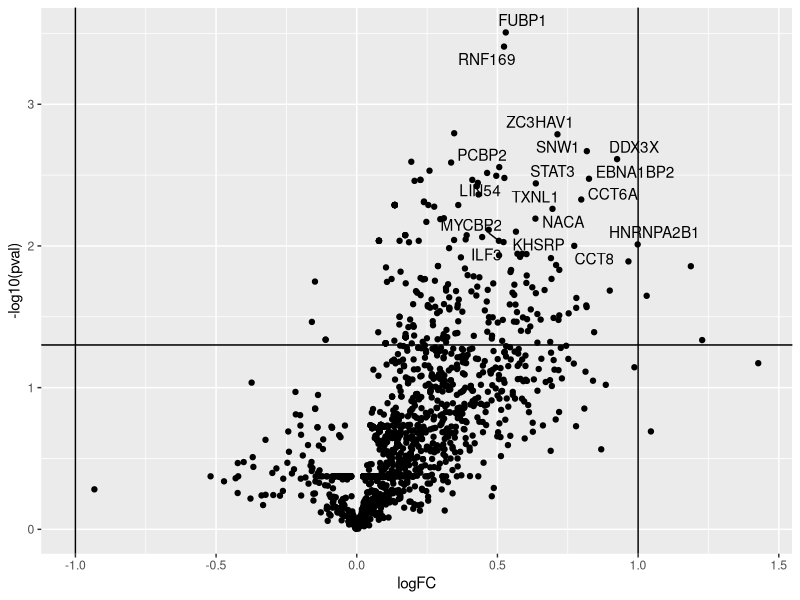

Source code (R):
## ---- chunk 1
library("tidyverse")
library("ggrepel")
## ---- chunk 2
res <- suppressMessages(read_csv("data/BioID3.csv")) %>%
    rowwise() %>%
    mutate(pval = t.test(c(WT_1, WT_2, WT_3),
                         c(MUT_1, MUT_2, MUT_3))$p.value) %>%
    rowwise() %>%
    mutate(mean_wt = mean(c(WT_1, WT_2, WT_3)),
           mean_mut = mean(c(MUT_1, MUT_2, MUT_3))) %>%    
    mutate(logFC = log((mean_wt + 1) / (mean_mut + 1)))

ggplot(data = res,
       aes(x = logFC, y = -log10(pval),
           label = gene_symbol)) +
    geom_point() +
    geom_hline(yintercept = -log10(0.05)) + 
    geom_vline(xintercept = c(-1, 1)) +
    geom_text_repel(data = subset(res, pval < 0.01 & logFC > 0.5))
